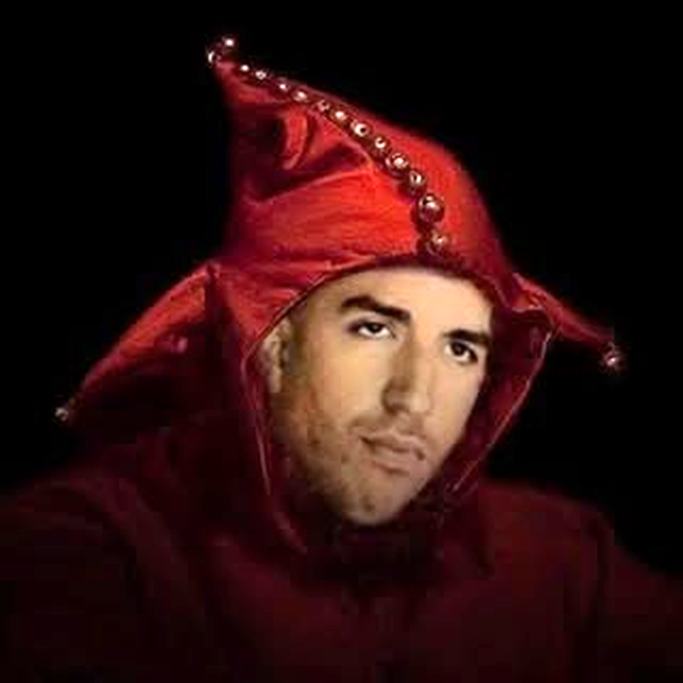
#> input picture assets/jester-bright-2x.png, 2048 x 2048 px (shown at 1/3 size)
$ python key-wordmark.py ../assets/jester-bright-2x.png ../assets/jester-bright-2x.png
#> lines starting #> are read from the running program, lines starting #| are printed output that depends on the picture
#!/usr/bin/env python3
"""Make the wordmark / splash PNGs transparent (they have the old #121014 background baked in).
usage: python3 scripts/key-wordmark.py "assets/wordmark - TV logo gold.png" <target.png> [<target.png> ...]
Each target is overwritten with a transparent version at ITS CURRENT pixel size (so the files you already ship keep their dimensions).
Needs: pip install pillow numpy.  Method: un-matting. For every pixel, alpha = the smallest opacity that still lets the
original colour be a blend of foreground over #121014, so compositing back on #121014 reproduces the original (checked: max error 4/255),
and on #0c0f14 there is no box or fringe."""
import sys
import numpy as np
from PIL import Image

BG = np.array([18, 16, 20], dtype=np.float64)

def unmatte(img):
    a = np.asarray(img.convert('RGBA')).astype(np.float64)[..., :3]
    d = a - BG
    alpha = np.zeros(a.shape[:2])
    for c in range(3):
        alpha = np.maximum(alpha, np.maximum(d[..., c] / max(255 - BG[c], 1), -d[..., c] / max(BG[c], 1)))
#> this loop made 3 passes
#> pass 1, in unmatte, `alpha = np.maximum(alpha, np.maximum(d[..., c] / max(255 - BG[c], 1), ..`:
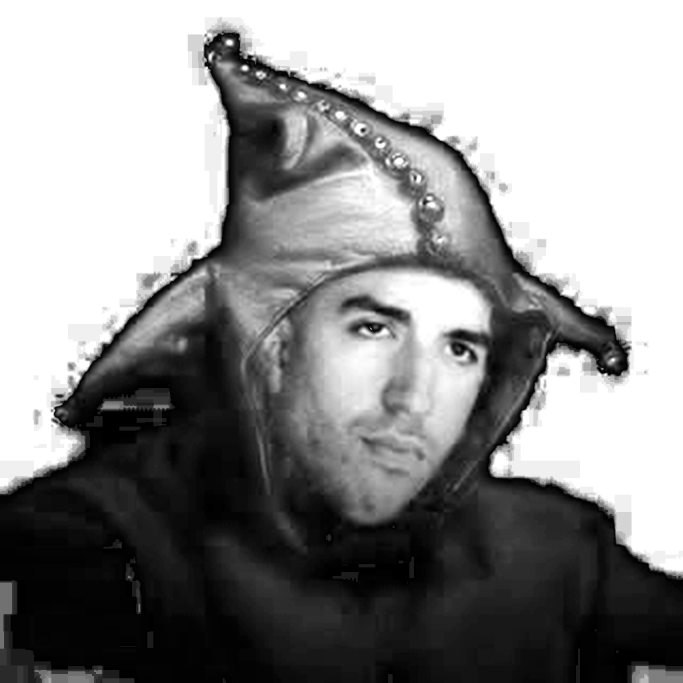
#> alpha: shape (2048, 2048) float64 (shown at 1/3 size); min 0, max 1, mean 0.564
#> pass 2, in unmatte, `alpha = np.maximum(alpha, np.maximum(d[..., c] / max(255 - BG[c], 1), ..`:
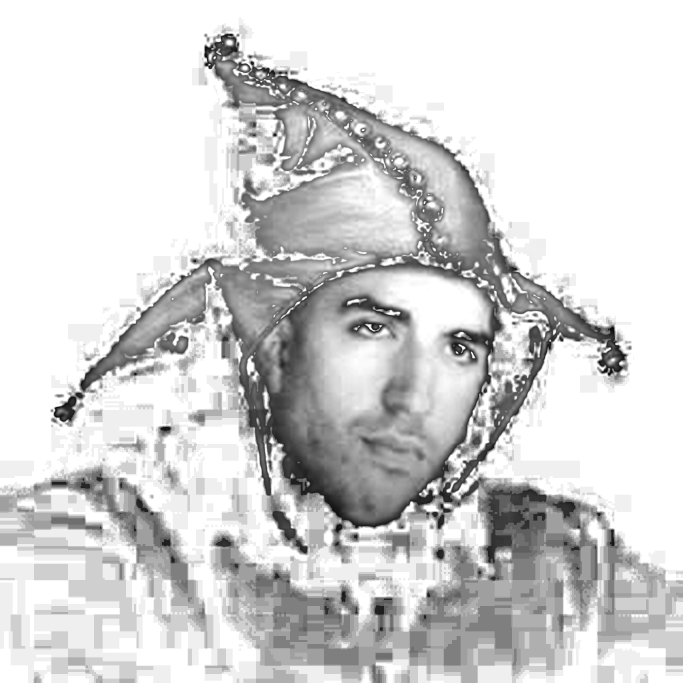
#> alpha: shape (2048, 2048) float64 (shown at 1/3 size); min 0, max 1, mean 0.831
#> pass 3, in unmatte, `alpha = np.maximum(alpha, np.maximum(d[..., c] / max(255 - BG[c], 1), ..`:
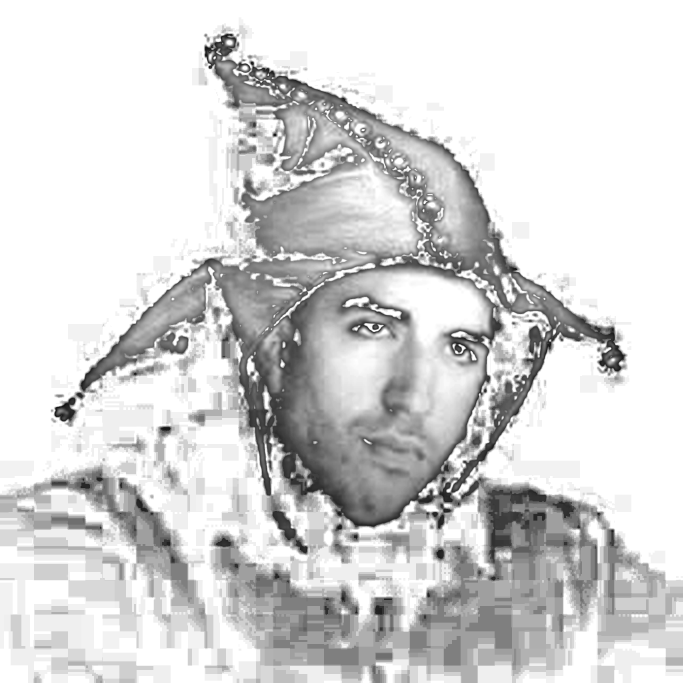
#> alpha: shape (2048, 2048) float64 (shown at 1/3 size); min 0.0338, max 1, mean 0.84
    alpha = np.clip(alpha, 0, 1)
    alpha = np.where(alpha < 0.02, 0, alpha)
    fg = np.clip((a - (1 - alpha[..., None]) * BG) / np.maximum(alpha, 1e-6)[..., None], 0, 255)
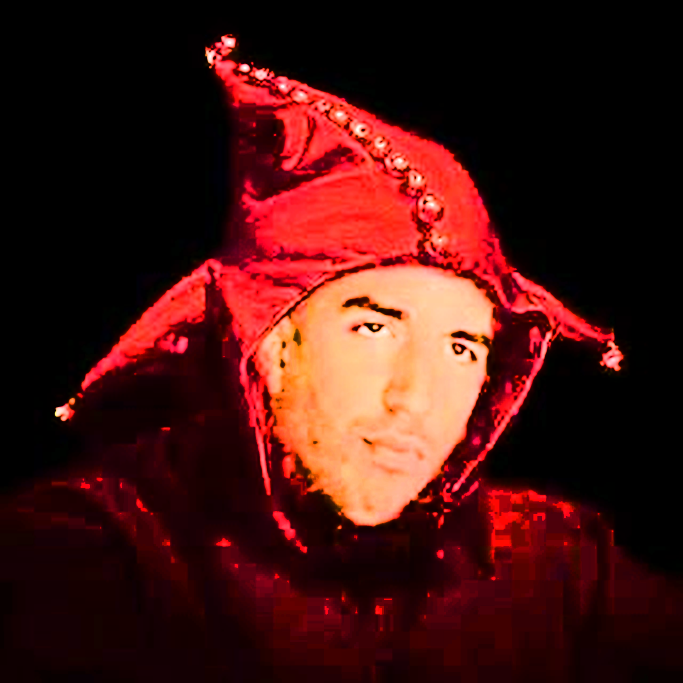
#> fg: shape (2048, 2048, 3) float64 (shown at 1/3 size); mean R, G, B 69.5, 21.1, 18
    return Image.fromarray(np.dstack([fg, alpha * 255]).astype(np.uint8), 'RGBA')
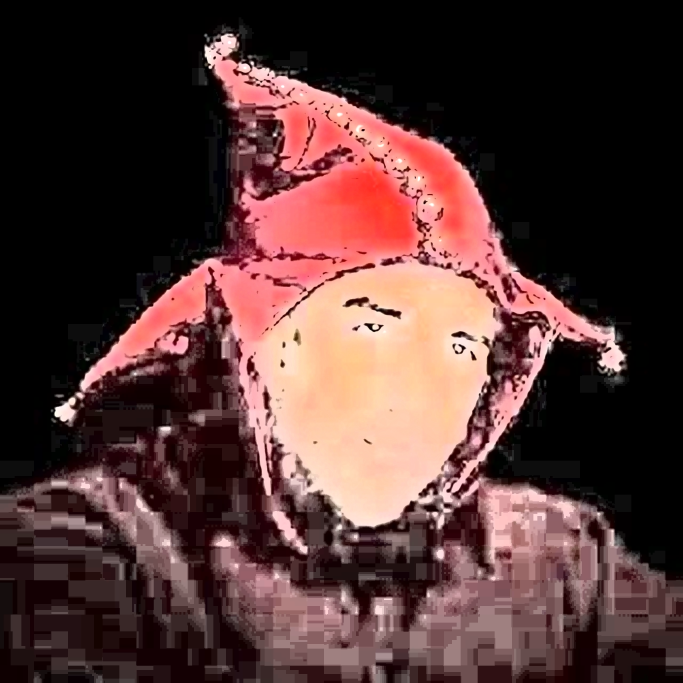
#> returned value: PIL image 2048x2048 RGBA (shown at 1/3 size); mean R, G, B, A 69.3, 21, 17.8, 213.9; transparent parts drawn white

if __name__ == '__main__':
    if len(sys.argv) < 3:
        sys.exit(__doc__)
    master = unmatte(Image.open(sys.argv[1]))
    for target in sys.argv[2:]:
        size = Image.open(target).size
#> size = (2048, 2048)
        master.resize(size, Image.LANCZOS).save(target)
        print('wrote', target, size)
#| wrote ../assets/jester-bright-2x.png (2048, 2048)
